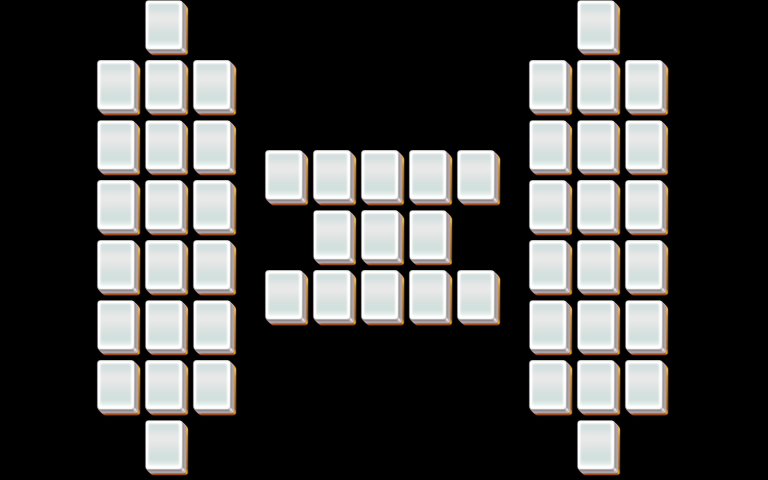

This is a level from a 2D game, rendered from its Tiled map with the project's own tilesets. A one-line summary and the map file follow, with tile-layer data summarised:
An orthogonal 32x16 tile map with 24x30 px tiles, 5 tile layers (layer1, layer2, layer3, layer4, ...).

<map version="1.0" orientation="orthogonal" width="32" height="16" tilewidth="24" tileheight="30">
 <properties>
  <property name="species" value="20" />
 </properties>
 <tileset firstgid="1" name="mahjong" tilewidth="48" tileheight="60">
  <image source="mahjong.png" width="48" height="60" />
 </tileset>
 <layer name="layer1" width="32" height="16">
  <data>[512 cells, 53 non-empty, 1 distinct tile ids]</data>
 </layer>
 <layer name="layer2" width="32" height="16">
  <data>[512 cells, 35 non-empty, 1 distinct tile ids]</data>
 </layer>
 <layer name="layer3" width="32" height="16">
  <data>[512 cells, 24 non-empty, 1 distinct tile ids]</data>
 </layer>
 <layer name="layer4" width="32" height="16">
  <data>[512 cells, 0 non-empty, 0 distinct tile ids]</data>
 </layer>
 <layer name="layer5" width="32" height="16">
  <data>[512 cells, 0 non-empty, 0 distinct tile ids]</data>
 </layer>
</map>
